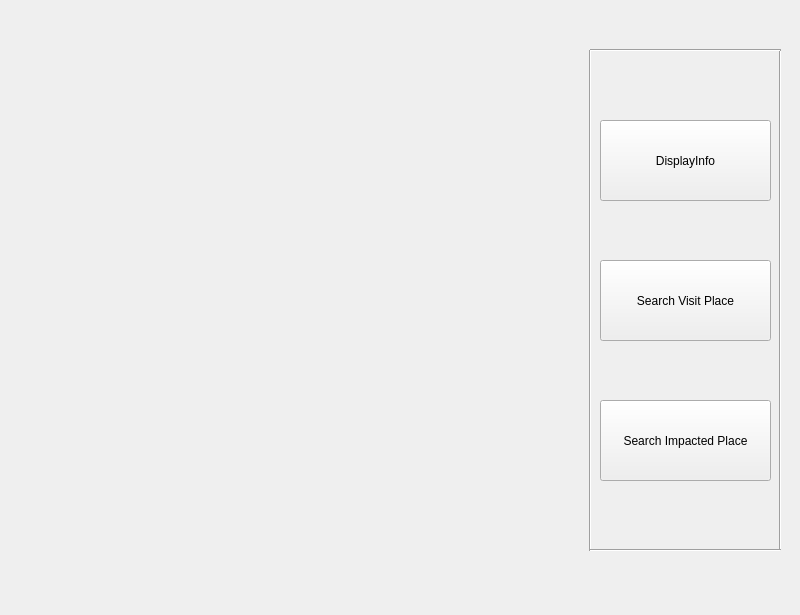
<?xml version="1.0" encoding="UTF-8"?>
<ui version="4.0">
 <class>UserMenu</class>
 <widget class="QMainWindow" name="UserMenu">
  <property name="geometry">
   <rect>
    <x>0</x>
    <y>0</y>
    <width>800</width>
    <height>615</height>
   </rect>
  </property>
  <property name="windowTitle">
   <string>Menu</string>
  </property>
  <widget class="QWidget" name="centralwidget">
   <widget class="QPushButton" name="DisplayInfo">
    <property name="geometry">
     <rect>
      <x>600</x>
      <y>120</y>
      <width>171</width>
      <height>81</height>
     </rect>
    </property>
    <property name="text">
     <string>DisplayInfo</string>
    </property>
   </widget>
   <widget class="QPushButton" name="SearchVisitPlace">
    <property name="geometry">
     <rect>
      <x>600</x>
      <y>260</y>
      <width>171</width>
      <height>81</height>
     </rect>
    </property>
    <property name="text">
     <string>Search Visit Place</string>
    </property>
   </widget>
   <widget class="QPushButton" name="SearchImpactedPlace">
    <property name="geometry">
     <rect>
      <x>600</x>
      <y>400</y>
      <width>171</width>
      <height>81</height>
     </rect>
    </property>
    <property name="text">
     <string>Search Impacted Place</string>
    </property>
   </widget>
   <widget class="Line" name="line">
    <property name="geometry">
     <rect>
      <x>580</x>
      <y>50</y>
      <width>20</width>
      <height>501</height>
     </rect>
    </property>
    <property name="orientation">
     <enum>Qt::Vertical</enum>
    </property>
   </widget>
   <widget class="Line" name="line_2">
    <property name="geometry">
     <rect>
      <x>770</x>
      <y>50</y>
      <width>20</width>
      <height>501</height>
     </rect>
    </property>
    <property name="orientation">
     <enum>Qt::Vertical</enum>
    </property>
   </widget>
   <widget class="Line" name="line_3">
    <property name="geometry">
     <rect>
      <x>590</x>
      <y>40</y>
      <width>191</width>
      <height>21</height>
     </rect>
    </property>
    <property name="orientation">
     <enum>Qt::Horizontal</enum>
    </property>
   </widget>
   <widget class="Line" name="line_4">
    <property name="geometry">
     <rect>
      <x>590</x>
      <y>540</y>
      <width>191</width>
      <height>20</height>
     </rect>
    </property>
    <property name="orientation">
     <enum>Qt::Horizontal</enum>
    </property>
   </widget>
   <widget class="QLabel" name="label">
    <property name="geometry">
     <rect>
      <x>0</x>
      <y>0</y>
      <width>560</width>
      <height>611</height>
     </rect>
    </property>
    <property name="cursor">
     <cursorShape>ArrowCursor</cursorShape>
    </property>
    <property name="toolTipDuration">
     <number>0</number>
    </property>
    <property name="autoFillBackground">
     <bool>true</bool>
    </property>
    <property name="frameShadow">
     <enum>QFrame::Plain</enum>
    </property>
    <property name="midLineWidth">
     <number>-3</number>
    </property>
   </widget>
  </widget>
 </widget>
 <resources>
  <include location="resources.qrc"/>
 </resources>
 <connections/>
</ui>
